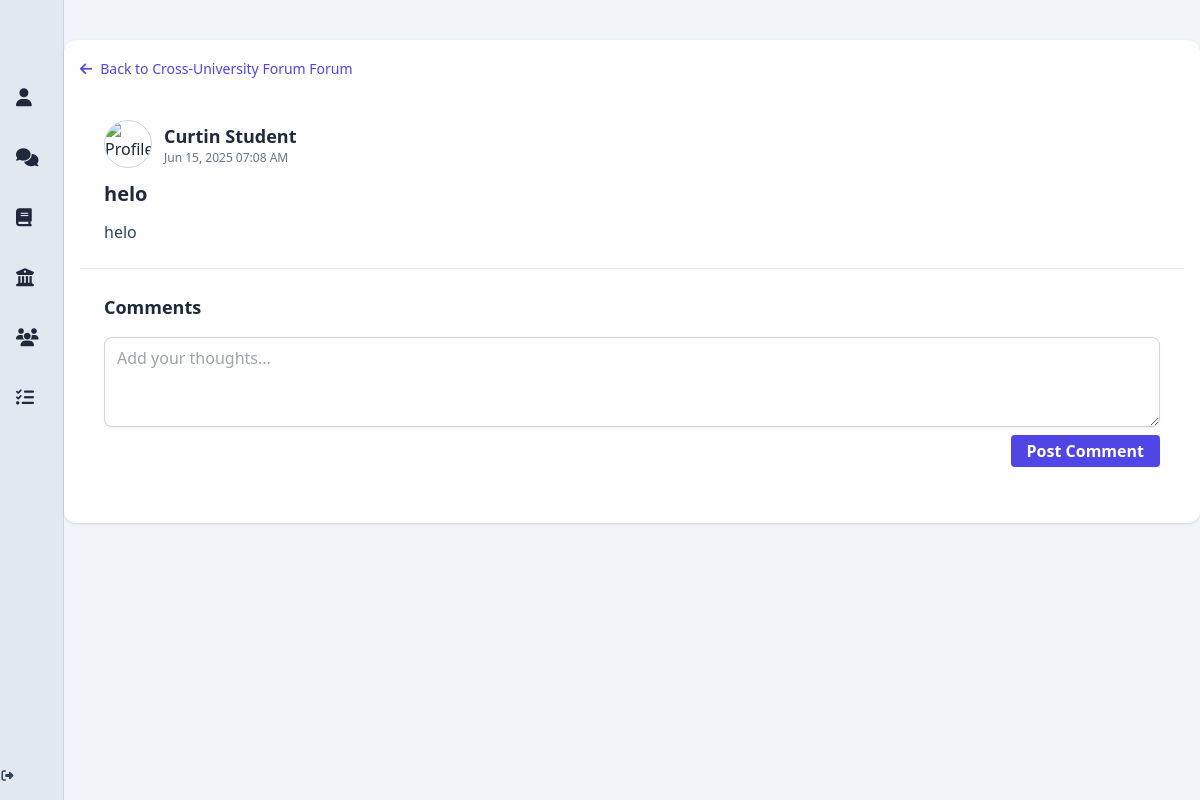
/post/18, run on an earlier commit of the app's database.
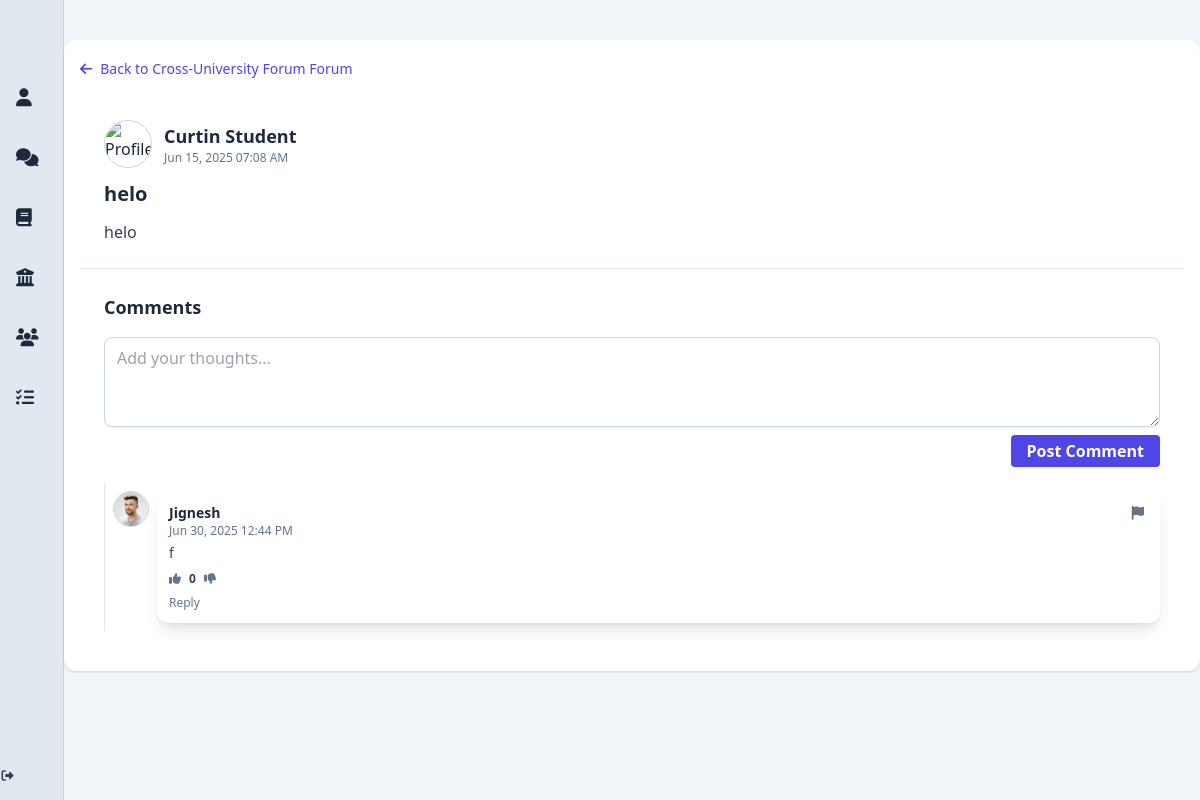
And on a later commit of the database.
### app/models.py (models this page shows, shortened)
class Comment(db.Model):
    __tablename__ = 'comments'
    id = db.Column(db.Integer, primary_key=True)
    content = db.Column(db.Text, nullable=False)
    created_at = db.Column(db.DateTime, default=db.func.now())
    post_id = db.Column(db.Integer, db.ForeignKey('posts.id', ondelete='CASCADE', name='fk_comments_post_id'), nullable=False)
    user_id = db.Column(db.Integer, db.ForeignKey('users.id', ondelete='CASCADE', name='fk_comments_user_id'), nullable=False)
    parent_id = db.Column(db.Integer, db.ForeignKey('comments.id', ondelete='CASCADE', name='fk_comments_parent_id'), nullable=True)
    replies = db.relationship(
        'Comment',
        backref=db.backref('parent', remote_side=[id]),
        cascade='all, delete-orphan',
        passive_deletes=True,
        lazy='joined'
    )
    votes = db.relationship(
        'CommentVote',
        backref='voted_comment',
        cascade='all, delete-orphan',
        passive_deletes=True,
        overlaps="comment_votes,voted_comment"
    )
    @property
    def score(self):
        return sum(vote.vote for vote in self.votes)
    def user_vote(self, user_id):
        for vote in self.votes:
            if vote.user_id == user_id:
                return vote.vote
        return 0

class User(db.Model, UserMixin):
    __tablename__ = 'users'
    id = db.Column(db.Integer, primary_key=True)
    display_name = db.Column(db.String(100))
    student_number = db.Column(db.String(50), nullable=False)
    email = db.Column(db.String(120), unique=True, nullable=False)
    password_hash = db.Column(db.String(128), nullable=False)
    bio = db.Column(db.Text)
    job_title = db.Column(db.String(100))
    phone = db.Column(db.String(20))
    university = db.Column(db.String(100))
    faculty = db.Column(db.String(100))
    major = db.Column(db.String(100))
    quote = db.Column(db.Text)
    skills = db.Column(db.Text)
    profile_picture = db.Column(db.String(255))
    cover_picture = db.Column(db.String(255))
    created_at = db.Column(db.DateTime, default=db.func.now())
    committees = db.relationship('Committee', secondary=user_committees, backref='members', lazy='dynamic')
    posts = db.relationship('Post', backref='author', cascade='all, delete-orphan', passive_deletes=True, lazy='dynamic')
    comments = db.relationship('Comment', backref='author', cascade='all, delete-orphan', passive_deletes=True, lazy='dynamic')
    liked_posts = db.relationship('Post', secondary=post_likes, backref=db.backref('likers', lazy='dynamic'))
    followers = db.relationship(
        'User', secondary=user_followers,
        primaryjoin=(user_followers.c.followed_id == id),
        secondaryjoin=(user_followers.c.follower_id == id),
        backref=db.backref('following', lazy='dynamic'),
        lazy='dynamic'
    )
    @property
    def skills_list(self):
        return [skill.strip() for skill in self.skills.split(',')] if self.skills else []

### app/routes.py (the view)
@bp.route('/post/<int:post_id>')
def post_thread(post_id):
    post = Post.query.get_or_404(post_id)
    comments = Comment.query.filter_by(post_id=post_id, parent_id=None).all()
    comments.sort(key=lambda c: (c.score, c.created_at), reverse=True)
    if post.forum_id is None:
        back_url = url_for('routes.general_forum')  # or 'routes.post_forum' if that's your preferred route
        back_label = "Cross-Uni Forum"
    else:
        slug = post.forum.university_domain.split('.')[0].lower()
        back_url = url_for('routes.forum', slug=slug)
        back_label = f"{post.forum.name} Forum"
    return render_template(
        'post_threadUI.html',
        post=post,
        comments=comments,
        back_url=back_url,
        back_label=back_label
    )

### app/templates/post_threadUI.html (shortened to what the changed rows need)
{% extends "base.html" %}
{% block content %}
<div class="w-full bg-slate-100 min-h-screen py-6">
  <div class="mx-auto my-4 p-4 w-full max-w-6xl bg-white rounded-xl shadow overflow-hidden">
    <div class="p-6 flex flex-col gap-3 border-b border-slate-200">
      <h2 class="text-xl font-bold text-slate-800">{{ post.title or 'Untitled Post' }}</h2>
    </div>
    <div class="p-6 flex flex-col gap-4">
      <h2 class="text-lg font-semibold text-slate-800">Comments</h2>
      <div id="commentsContainer" class="space-y-4">
        {% macro render_comment(comment, level=0, is_reply=False) %}
        <div class="pl-{{ (level + 2) ~ '' }} py-2 border-l border-slate-200">
          <div class="flex gap-2 items-start relative">
            <a href="{{ url_for('routes.profile', user_id=comment.author.id) }}">
              <img src="{{ comment.author.profile_picture or 'https://cdn-icons-png.flaticon.com/512/149/149071.png' }}"
                   alt="Profile picture"
                   class="w-9 h-9 rounded-full object-cover border border-slate-300 shrink-0" />
            </a>
            <div class="flex-1 rounded-xl p-3 transition {{ level == 0 and 'bg-white shadow-lg hover:shadow-2xl' or 'bg-white shadow hover:shadow-md' }}">
              <a href="{{ url_for('routes.profile', user_id=comment.author.id) }}" class="hover:underline">
                <h4 class="text-sm font-semibold text-slate-800">{{ comment.author.display_name or 'Anonymous' }}</h4>
              </a>
              <p class="text-xs text-slate-500">{{ comment.created_at.strftime('%b %d, %Y %I:%M %p') }}</p>
              <p class="text-slate-700 text-sm mt-1">
                {{ comment.content }}
              </p>
              <div class="flex gap-2 items-center mt-2 text-xs">
                <button id="upvote-{{ comment.id }}"
                        onclick="voteComment({{ comment.id }}, 1)"
                        class="transition text-xs {% if comment.user_vote(current_user.id) == 1 %}text-green-600{% else %}text-slate-500{% endif %}">
                  <i class="fas fa-thumbs-up text-xs"></i>
                </button>
                <span id="comment-score-{{ comment.id }}" class="font-semibold text-slate-700">{{ comment.score }}</span>
                <button id="downvote-{{ comment.id }}"
                        onclick="voteComment({{ comment.id }}, -1)"
                        class="transition text-xs {% if comment.user_vote(current_user.id) == -1 %}text-red-600{% else %}text-slate-500{% endif %}">
                  <i class="fas fa-thumbs-down text-xs"></i>
                </button>
              </div>
              <button onclick="openReportModal(event, {{ comment.id }}, 'comment')" class="absolute top-2 right-2 flex items-center gap-1 text-gray-500 hover:text-red-600 transition text-xs px-2 py-1">
                <i class="fas fa-flag text-sm"></i>
              </button>
              <div class="flex justify-between items-center mt-2 text-xs text-slate-500">
                <button onclick="toggleReplyForm(this)" class="hover:text-indigo-600 transition">Reply</button>
              </div>
            </div>
          </div>
        </div>
        {% endmacro %}
        {% for comment in comments %}
        {{ render_comment(comment) }}
        {% endfor %}
      </div>
    </div>
  </div>
</div>
{% endblock %}

What changed in the data, as far as the page shows it:
added Comment: author (picture), author "Jignesh", created_at "Jun 30, 2025 12:44 PM", content "f", score "0"
